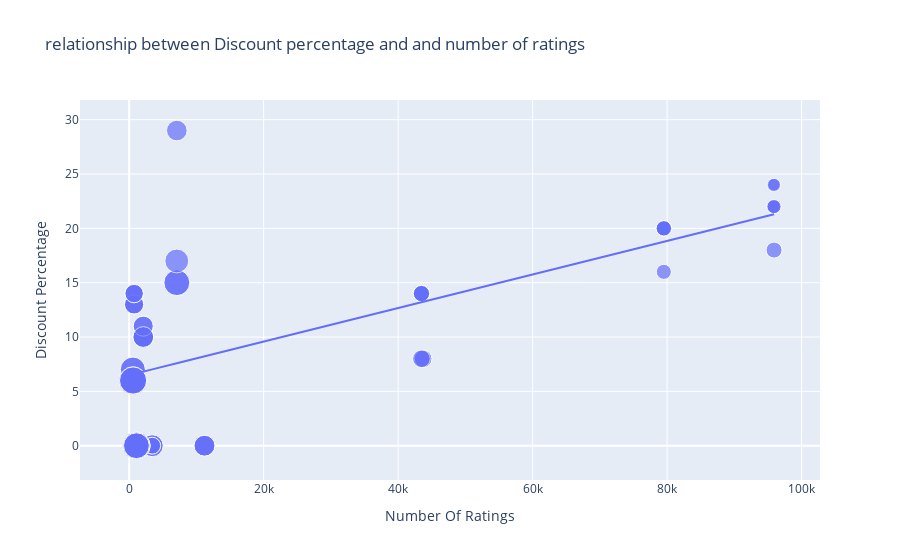

The cell this chart's notebook holds for it:
### Markdown cell above
# What is the relationship between the discount percentage and the number of ratings of iPhone on filpkart ?

### Code cell
figure = px.scatter(data_frame = data, x ="Number Of Ratings", y ="Discount Percentage", size = 'Sale Price', trendline = 'ols', title = 'relationship between Discount percentage and and number of ratings')
figure.show()

### Figure 1 — Plotly figure (JSON) as saved in the notebook; plotly's stock layout.template omitted (floating-point values rounded to 4 significant figures)
{"data": [{"hovertemplate": "Number Of Ratings=%{x}<br>Discount Percentage=%{y}<br>Sale Price=%{marker.size}<extra></extra>", "legendgroup": "", "marker": {"color": "#636efa", "size": [49900, 84900, 84900, 77000, 77000, 49900, 49900, 77000, 89900, 41999, 39999, 41999, 41999, 41999, 131900, 117100, 131900, 117100, 74999, 117900, 117100, 117900, 99900, 44999, 140900, 130900, 64900, 120900, 59900, 75900, 110900, 130900, 120900, 64900, 64900, 75900, 75900, 120900, 59900, 120900, 75900, 140900, 70900, 70900, 75900, 59900, 110900, 120900, 130900, 130900, 54999, 54999, 29999, 34999, 34999, 34999, 54999, 29999, 46999, 46999, 46999, 46999], "sizemode": "area", "sizeref": 352.2, "symbol": "circle"}, "mode": "markers", "name": "", "orientation": "v", "showlegend": false, "type": "scatter", "x": [3431, 3431, 3431, 11202, 11202, 3431, 3431, 11202, 1454, 79512, 79512, 79582, 79512, 79512, 1078, 1078, 1078, 1078, 7088, 7088, 1078, 7088, 7081, 95909, 542, 580, 740, 545, 740, 2101, 545, 580, 580, 730, 730, 2101, 2101, 580, 740, 580, 2092, 545, 2101, 2092, 2101, 740, 545, 580, 580, 580, 43707, 43707, 95807, 95909, 95807, 95909, 43470, 95909, 43470, 43470, 43470, 43470], "xaxis": "x", "y": [0, 0, 0, 0, 0, 0, 0, 0, 0, 20, 16, 20, 20, 20, 0, 0, 0, 0, 29, 15, 0, 15, 17, 18, 6, 6, 13, 6, 14, 10, 7, 6, 6, 13, 13, 10, 10, 6, 14, 6, 10, 6, 11, 11, 10, 14, 7, 6, 6, 6, 8, 8, 24, 22, 22, 22, 8, 24, 14, 14, 14, 14], "yaxis": "y"}, {"hovertemplate": "<b>OLS trendline</b><br>Discount Percentage = 0.000154292 * Number Of Ratings + 6.49233<br>R<sup>2</sup>=0.468988<br><br>Number Of Ratings=%{x}<br>Discount Percentage=%{y} <b>(trend)</b><extra></extra>", "legendgroup": "", "marker": {"color": "#636efa", "symbol": "circle"}, "mode": "lines", "name": "", "showlegend": false, "type": "scatter", "x": [542, 545, 545, 545, 545, 580, 580, 580, 580, 580, 580, 580, 580, 730, 730, 740, 740, 740, 740, 1078, 1078, 1078, 1078, 1078, 1454, 2092, 2092, 2101, 2101, 2101, 2101, 2101, 3431, 3431, 3431, 3431, 3431, 7081, 7088, 7088, 7088, 11202, 11202, 11202, 43470, 43470, 43470, 43470, 43470, 43707, 43707, 79512, 79512, 79512, 79512, 79582, 95807, 95807, 95909, 95909, 95909, 95909], "xaxis": "x", "y": [6.576, 6.576, 6.576, 6.576, 6.576, 6.582, 6.582, 6.582, 6.582, 6.582, 6.582, 6.582, 6.582, 6.605, 6.605, 6.607, 6.607, 6.607, 6.607, 6.659, 6.659, 6.659, 6.659, 6.659, 6.717, 6.815, 6.815, 6.816, 6.816, 6.816, 6.816, 6.816, 7.022, 7.022, 7.022, 7.022, 7.022, 7.585, 7.586, 7.586, 7.586, 8.221, 8.221, 8.221, 13.2, 13.2, 13.2, 13.2, 13.2, 13.24, 13.24, 18.76, 18.76, 18.76, 18.76, 18.77, 21.27, 21.27, 21.29, 21.29, 21.29, 21.29], "yaxis": "y"}], "layout": {"autosize": true, "legend": {"itemsizing": "constant", "tracegroupgap": 0}, "title": {"text": "relationship between Discount percentage and and number of ratings"}, "xaxis": {"anchor": "y", "autorange": true, "domain": [0, 1], "range": [-6745.0, 102400.0], "title": {"text": "Number Of Ratings"}, "type": "linear"}, "yaxis": {"anchor": "x", "autorange": true, "domain": [0, 1], "range": [-5.213, 33.41], "title": {"text": "Discount Percentage"}, "type": "linear"}}}
